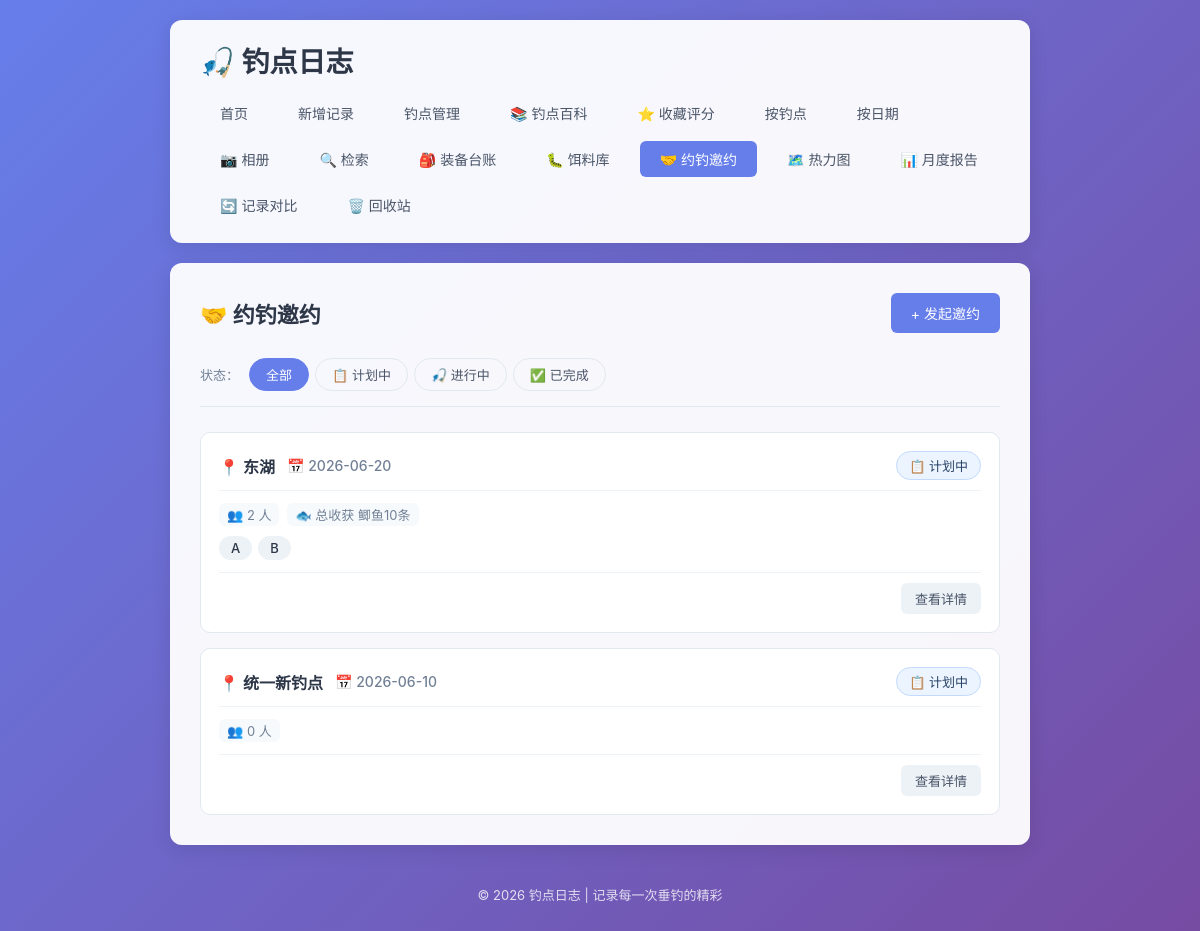
The page /invitations on the database its author committed.
### tables this page shows
CREATE TABLE fishing_invitations (
            id INTEGER PRIMARY KEY AUTOINCREMENT,
            spot TEXT NOT NULL,
            date DATE NOT NULL,
            notes TEXT,
            status TEXT DEFAULT 'planned',
            total_cost REAL DEFAULT 0,
            created_at TIMESTAMP DEFAULT CURRENT_TIMESTAMP
        , total_harvest TEXT, deleted_at TIMESTAMP);

CREATE TABLE invitation_members (
            id INTEGER PRIMARY KEY AUTOINCREMENT,
            invitation_id INTEGER NOT NULL,
            name TEXT NOT NULL,
            harvest_detail TEXT,
            cost_share REAL DEFAULT 0,
            created_at TIMESTAMP DEFAULT CURRENT_TIMESTAMP,
            FOREIGN KEY (invitation_id) REFERENCES fishing_invitations(id) ON DELETE CASCADE
        );

### app.py (the view)
@app.route('/invitations')
def invitations_list():
    conn = get_db()
    filter_status = request.args.get('status', 'all')
    query = '''
        SELECT i.*,
               (SELECT COUNT(*) FROM invitation_members m WHERE m.invitation_id = i.id) as member_count
        FROM fishing_invitations i
        WHERE i.deleted_at IS NULL
    '''
    params = []
    conditions = []
    if filter_status != 'all':
        conditions.append('i.status = ?')
        params.append(filter_status)
    if conditions:
        query += ' AND ' + ' AND '.join(conditions)
    query += ' ORDER BY i.date DESC, i.id DESC'
    invitations = conn.execute(query, params).fetchall()
    inv_list = []
    for inv in invitations:
        inv_dict = dict(inv)
        members = conn.execute(
            'SELECT * FROM invitation_members WHERE invitation_id = ? ORDER BY id',
            (inv['id'],)
        ).fetchall()
        inv_dict['members'] = [dict(m) for m in members]
        member_count = len(members)
        total_cost = inv_dict.get('total_cost') or 0
        inv_dict['avg_cost'] = round(total_cost / member_count, 2) if member_count > 0 and total_cost > 0 else 0
        total_harvest = inv_dict.get('total_harvest') or ''
        inv_dict['total_harvest_display'] = total_harvest if total_harvest else ''
        if total_harvest:
            harvest_val = parse_harvest_value(total_harvest)
            inv_dict['avg_harvest'] = round(harvest_val / member_count, 2) if member_count > 0 and harvest_val > 0 else 0
        else:
            inv_dict['avg_harvest'] = 0
        members_with_harvest = [m for m in inv_dict['members'] if m.get('harvest_detail')]
        inv_dict['members_with_harvest_count'] = len(members_with_harvest)
        inv_list.append(inv_dict)
    conn.close()
    return render_template('invitations.html', invitations=inv_list, filter_status=filter_status)

### app.py (called while the page is built, shortened)
def get_db():
    conn = sqlite3.connect(DB_PATH)
    conn.row_factory = sqlite3.Row
    return conn

def parse_harvest_value(harvest_str):
    if not harvest_str:
        return 0
    harvest_str = str(harvest_str).strip()
    if not harvest_str:
        return 0
    zero_keywords = [
        '空军', '白板', '打龟', '空手', '空竿', '光头',
        '没钓到', '无收获', '零收获', '零', '0', '打飞机',
        '参军', '空', '龟', '白跑一趟', '参军了', '空军了'
    ]
    lower_str = harvest_str.lower()
    for kw in zero_keywords:
        if kw.lower() in lower_str:
            return 0

### templates/invitations.html (shortened to what this page needs)
{% extends 'base.html' %}
{% block content %}
    <div class="page-header">
        <h2>🤝 约钓邀约</h2>
        <a href="{{ url_for('add_invitation') }}" class="btn btn-primary">+ 发起邀约</a>
    </div>
    <div class="filter-bar">
        <div class="filter-group">
            <span class="filter-label">状态：</span>
            <a href="{{ url_for('invitations_list', status='all') }}" class="filter-btn {% if filter_status == 'all' %}active{% endif %}">全部</a>
            <a href="{{ url_for('invitations_list', status='planned') }}" class="filter-btn {% if filter_status == 'planned' %}active{% endif %}">📋 计划中</a>
            <a href="{{ url_for('invitations_list', status='ongoing') }}" class="filter-btn {% if filter_status == 'ongoing' %}active{% endif %}">🎣 进行中</a>
            <a href="{{ url_for('invitations_list', status='completed') }}" class="filter-btn {% if filter_status == 'completed' %}active{% endif %}">✅ 已完成</a>
        </div>
    </div>
    {% if invitations %}
        <div class="invitation-list">
            {% for inv in invitations %}
                <div class="invitation-card">
                    <div class="invitation-card-header">
                        <div class="invitation-card-title">
                            <span class="invitation-spot">📍 {{ inv['spot'] }}</span>
                            <span class="invitation-date">📅 {{ inv['date'] }}</span>
                        </div>
                        <span class="invitation-status status-{{ inv['status'] }}">
                            {% if inv['status'] == 'planned' %}📋 计划中
                            {% elif inv['status'] == 'ongoing' %}🎣 进行中
                            {% elif inv['status'] == 'completed' %}✅ 已完成
                            {% endif %}
                        </span>
                    </div>
                    <div class="invitation-card-body">
                        <div class="invitation-meta">
                            <span class="meta-item">👥 {{ inv['member_count'] }} 人</span>
                            {% if inv['total_harvest'] %}
                                <span class="meta-item">🐟 总收获 {{ inv['total_harvest'] }}</span>
                            {% endif %}
                        </div>
                        {% if inv['members'] %}
                            <div class="invitation-member-preview">
                                {% for m in inv['members'] %}
                                    <span class="member-tag">
                                        <span class="member-name">{{ m['name'] }}</span>
                                    </span>
                                {% endfor %}
                            </div>
                        {% endif %}
                    </div>
                    <div class="invitation-card-footer">
                        <a href="{{ url_for('invitations_detail', inv_id=inv['id']) }}" class="btn btn-small">查看详情</a>
                    </div>
                </div>
            {% endfor %}
        </div>
    {% else %}
        <div class="empty-state">
            <p>还没有约钓邀约，快去发起第一个吧！</p>
            <a href="{{ url_for('add_invitation') }}" class="btn btn-primary">+ 发起邀约</a>
        </div>
    {% endif %}
{% endblock %}

### rows shown on the page
fishing_invitations: spot "东湖", date "2026-06-20", status "📋 计划中", member_count "2", total_harvest "鲫鱼10条"
invitation_members: name "A"
invitation_members: name "B"
fishing_invitations: spot "统一新钓点", date "2026-06-10", status "📋 计划中", member_count "0"
